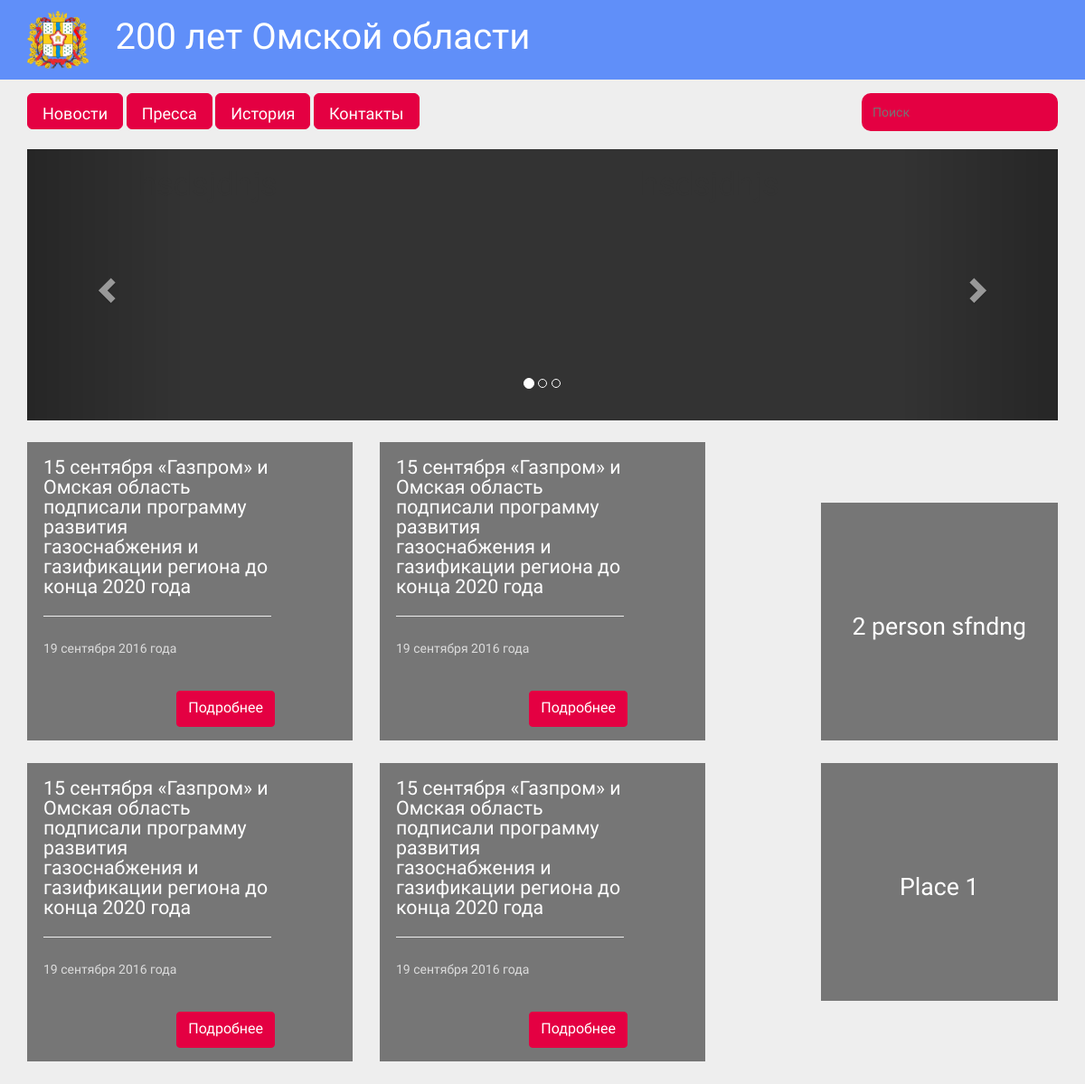
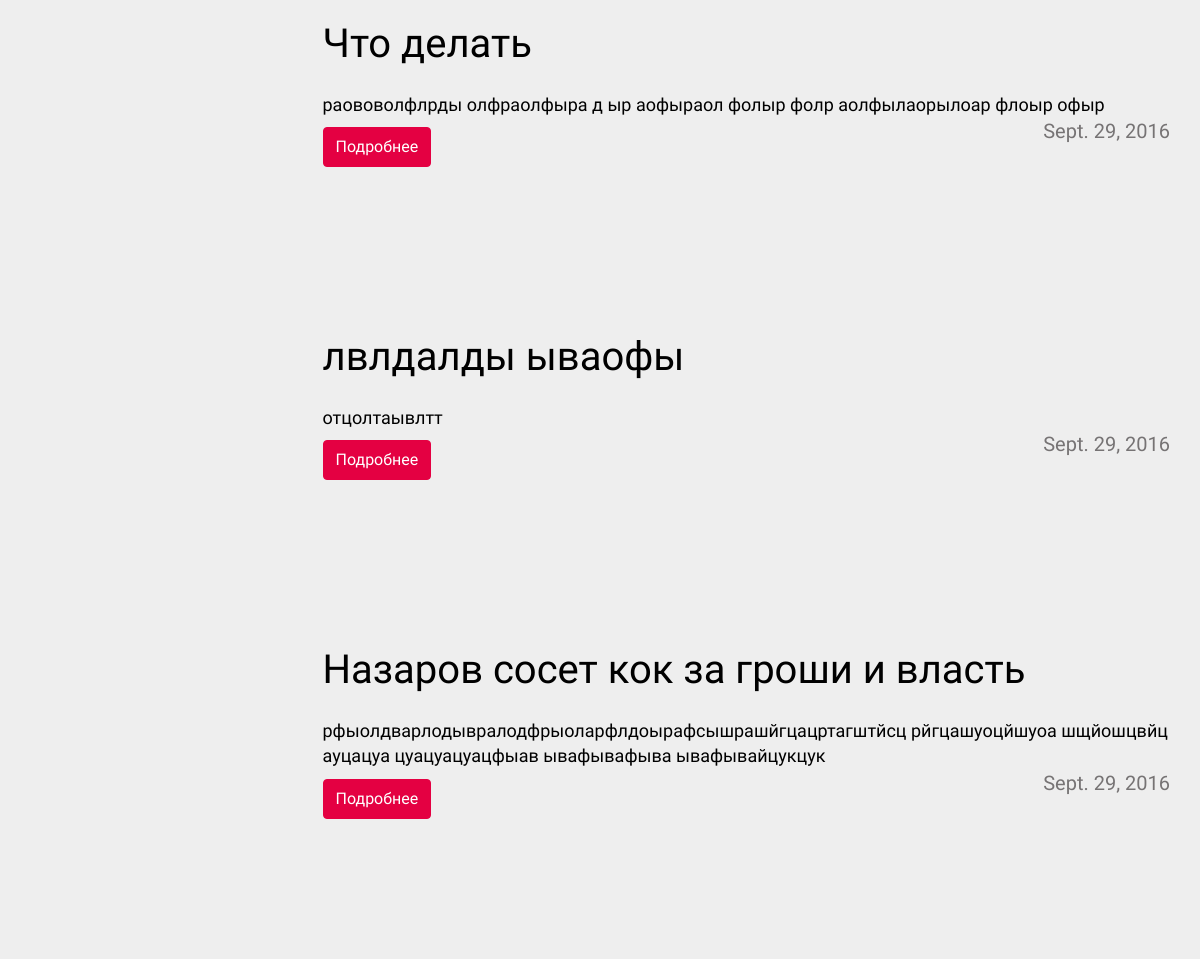
The page / on the database its author committed (2 pictures, top to bottom).
### AdminOmsk/models.py (models this page shows, shortened)
class Person(models.Model):
    class Meta:
        db_table = 'Person'
    name = models.TextField(max_length=30)
    surname = models.TextField(max_length=30)
    years = models.TextField()
    picture = models.ImageField()
    text = models.TextField()

class Place(models.Model):
    class Meta:
        db_table = 'Place'
    name = models.TextField()
    text = models.TextField()
    picture = models.ImageField()

class Article(models.Model):
    class Meta:
        db_table = 'Article'
    header = models.TextField(max_length=150)
    text = models.TextField()
    picture = models.ImageField()
    date = models.DateField(auto_now=True)

### AdminOmsk/views.py (the view)
# urls.py: url(r'^$', home, name='home'),
def home(request):
    randomPerson = randint(1, int(Person.objects.count()))
    randomPlace = randint(1, int(Place.objects.count()))
    return render(request, 'AdminOmsk/home.html', {'articles':Article.objects.all(), 'person':Person.objects.get(id=randomPerson), 'place':Place.objects.get(id=randomPlace)})

### AdminOmsk/templates/AdminOmsk/home.html (shortened to what this page needs)
{% extends 'AdminOmsk/base.html' %}
{% block home %}
        <div class="container">
           <div class="row">
               <div class="col-md-12">
                  <div id="myCarousel" class="carousel slide" data-interval="3000" data-ride="carousel">
                      <ol class="carousel-indicators">
                         <li data-target="#myCarousel" data-slide-to="0" class="active"></li>
                         <li data-target="#myCarousel" data-slide-to="1"></li>
                        <li data-target="#myCarousel" data-slide-to="2"></li>
                  </ol>
                  <div class="carousel-inner">
                      <div class="active item">
                          <div class="container-fluid">
                              <div class="row-fluid">
                                  <div class="col-md-4">
                                      <h1>hsdsjdhjs</h1>
                                  </div>
                                   <div class="col-md-8">
                                      <h1>hsdsjdhjs</h1>
                                  </div>
                              </div>
                          </div>
                          <div class="carousel-caption">
                          </div>
                      </div>
                  </div>
                  <a class="carousel-control left" href="#myCarousel" data-slide="prev">
                    <span class="glyphicon glyphicon-chevron-left"></span>
                  </a>
                  <a class="carousel-control right" href="#myCarousel" data-slide="next">
                      <span class="glyphicon glyphicon-chevron-right"></span>
                  </a>
                </div>
             </div>
           </div>
        </div>
       <div class="container containerPad">
           <div class="row">
               <div class="col-md-4 marginNews">
                    <div class="news" style="background-image: url(img/dick1.jpg); min-height: 330px;">
                        <div class="fadeNews">
                            <div class="paddingNews">
                                <newsDisc>15 сентября «Газпром» и Омская область подписали программу развития газоснабжения и газификации региона до конца 2020 года</newsDisc>
                                <hr class="hrNew">
                                <newsDate>19 сентября 2016 года</newsDate>
                                <button type="button" class="btn btn-default red bottom">Подробнее</button>
                            </div>
                        </div>
                    </div>
               </div>
               <div class="col-md-4 marginNews">
                    <div class="news" style="background-image: url(img/dick1.jpg); min-height: 330px;">
                        <div class="fadeNews">
                            <div class="paddingNews">
                                <newsDisc>15 сентября «Газпром» и Омская область подписали программу развития газоснабжения и газификации региона до конца 2020 года</newsDisc>
                                <hr class="hrNew">
                                <newsDate>19 сентября 2016 года</newsDate>
                                <button type="button" class="btn btn-default red bottom">Подробнее</button>
                            </div>
                        </div>
                    </div>
               </div>
               <div class="col-md-3 col-md-offset-1 randomPerson">
                   <div class="random" style="background-image: url({{ person.picture.url }}); min-height:263px;">
                       <div class="randomFade">
                           <div class="randomText"><randomText>{{ person.name }} {{ person.surname }}</randomText></div>
                       </div>
                   </div>
               </div>
         </div>
         <div class="row">
               <div class="col-md-4 marginNews">
                    <div class="news" style="background-image: url(img/dick1.jpg); min-height: 330px;">
                        <div class="fadeNews">
                            <div class="paddingNews">
                                <newsDisc>15 сентября «Газпром» и Омская область подписали программу развития газоснабжения и газификации региона до конца 2020 года</newsDisc>
                                <hr class="hrNew">
                                <newsDate>19 сентября 2016 года</newsDate>
                                <button type="button" class="btn btn-default red bottom">Подробнее</button>
                            </div>
                        </div>
                    </div>
               </div>
               <div class="col-md-4 marginNews">
                    <div class="news" style="background-image: url(img/dick1.jpg); min-height: 330px;">
                        <div class="fadeNews">
                            <div class="paddingNews">
                                <newsDisc>15 сентября «Газпром» и Омская область подписали программу развития газоснабжения и газификации региона до конца 2020 года</newsDisc>
                                <hr class="hrNew">
                                <newsDate>19 сентября 2016 года</newsDate>
                                <button type="button" class="btn btn-default red bottom">Подробнее</button>
                            </div>
                        </div>
                    </div>
                </div>
                <div class="col-md-3 col-md-offset-1">
                   <div class="random" style="background-image: url({{ place.picture.url }}); min-height:263px;">
                       <div class="randomFade">
                           <div class="randomText"><randomText>{{ place.name }}</randomText></div>
                       </div>
                   </div>
               </div>
            </div>
            {% for article in articles reversed %}
            <div class="row marginLine">
                <div class="col-md-3">
                    <div class="pictureLine" style="background-image: url({{ article.picture.url }})"></div>
                </div>
                <div class="col-md-9">
                    <div><lineNewsTitle>{{ article.header }}</lineNewsTitle></div>
                    <div class="textLine"><lineNewsMain>{{ article.text }}</lineNewsMain></div>
                    <button type="button" class="btn btn-default red buttonLine">Подробнее</button>
                    <p align="right"><lineDate>{{ article.date }}</lineDate></p>
                </div>
            </div>
            {% endfor %}
          </div>
    {% endblock %}

### AdminOmsk/templates/AdminOmsk/base.html (shortened to what this page needs)
{% load staticfiles %}
<!DOCTYPE html>
<html lang="ru">
<head>
    <link rel="stylesheet" href="http://maxcdn.bootstrapcdn.com/bootstrap/3.3.7/css/bootstrap.min.css">
    <link href={% static "arbeiten_style.css" %} rel="stylesheet">
</head>
<body>
    <div class="container-fluid article">
        <div class="container">
            <div class="row">
                <div class="col-md-1">
                    <img src={% static "logo.png" %} class="img-responsive">
                </div>
                <div class="col-md-11">
                    <upTitle>200 лет Омской области</upTitle>
                </div>
            </div>
        </div>
    </div>
    <div class="container-fluid menu">
       <div class="container">
            <div class="row">
                <div class="col-md-8">
                    <div class="btn-group-lg">
                        <button type="button" class="btn btn-default red">Новости</button>
                        <button type="button" class="btn btn-default red">Пресса</button>
                        <button type="button" class="btn btn-default red">История</button>
                        <button type="button" class="btn btn-default red">Контакты</button>
                    </div>
                </div>
                <div class="col-md-4 right">
                    <div class="navbar-search">
                        <input type="text" class="search-query field" placeholder="Поиск">
                    </div>
                </div>
            </div>
        </div>
        {% block home %}{% endblock %}
    </div>
</body>
</html>

### AdminOmsk/static/arbeiten_style.css (style rules this page uses)
body { background-color:#eee; font-family: 'Hind Vadodara', sans-serif; }
.containerPad { padding-top: 2%; }
.article { padding-top: 12px; background-color:#608ff9; padding-bottom: 12px; }
.right { text-align: right; }
.menu { padding-top: 15px; }
.red { background-color:#e40042; color: white; border-color: #e40042; height: 40px; font-size: 1.6rem; }
.news { background-size: cover; }
.fadeNews { background-color: rgba(0,0,0,0.5); min-height: 330px; width: 100%; height: 100%; }
.paddingNews { padding: 5%; width: 80%; position: relative; min-height: 330px; }
.marginNews { margin-bottom: 25px; }
.item { background: #333; text-align: center; height: 300px !important; }
.carousel { margin-top: 20px; }
.field { border-radius: 10px; box-shadow: none; border: 10px solid #e40042; background-color: #e40042; color: #fff; }
.hrNew { color:white; padding-top: 5px; width:100%; }
.bottom { position: absolute; bottom: 15px; }
.random { background-size: cover; text-align: center; }
.randomPerson { padding-top: 67px; }
.randomFade { background-color: rgba(0,0,0,0.5); min-height: 263px; width: 100%; height: 100%; }
.randomText { padding-top: 45%; }
.marginLine { margin-top: 30px; margin-bottom:20px; }
.textLine { margin-top: 30px; }
.pictureLine { margin-bottom: 20px; background-size: cover; min-height: 263px; padding:5%; }
.buttonLine { margin-top: 10px; float:left; }
upTitle { color:white; padding-top: 0px; font-size: 4rem; }
newsDisc { font-weight:400; font-size: 16pt; color: white; line-height: 0.9; }
newsDate { color:gainsboro; float: left; }
randomText { text-align:center; font-size: 20pt; color: #fff; }
lineNewsTitle { color: #000; font-size: 4rem; line-height: 0.7 }
lineNewsMain { color:#000; font-size: 1.8rem; }
lineDate { text-align: right; color: rgb(118,115,116); font-size: 2rem; }

### rows shown on the page
Person: name "2 person", surname "sfndng"
Place: name "Place 1"
Article: header "Что делать", text "раововолфлрды олфраолфыра д ыр аофыраол фолыр фолр аолфылаорылоар флоыр офыр", date "Sept. 29, 2016"
Article: header "лвлдалды ываофы", text "отцолтаывлтт", date "Sept. 29, 2016"
Article: header "Назаров сосет кок за гроши и власть", text "рфыолдварлодывралодфрыоларфлдоырафсышрашйгцацртагштйсц рйгцашуоцйшуоа шщйошцвйц ауцацуа цуацуацуацфыав ывафывафыва ывафывайцукцук", date "Sept. 29, 2016"
